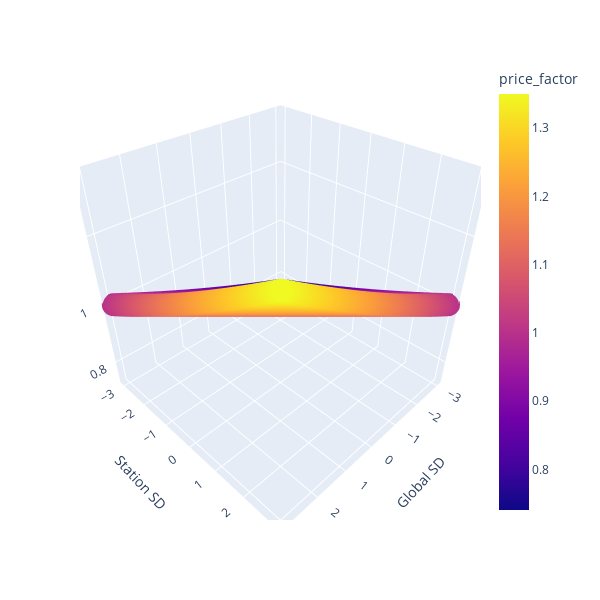

The notebook cell saved with this chart:
### Code cell
# 3d plot using plotly

import plotly.express as px

fig = px.scatter_3d(sd_df, y='station_sd', x='global_sd', z='price_factor', color='price_factor')
# change figsize
fig.update_layout(width=600, height=600)
# change label
fig.update_layout(scene = dict(
                    xaxis_title='Global SD',
                    yaxis_title='Station SD',
                    zaxis_title='Price Factor'))

fig.show()

### Figure 1 — Plotly figure (JSON) as saved in the notebook; plotly's stock layout.template omitted (floating-point values rounded to 4 significant figures; data arrays with more than 128 entries replaced by an {"elided": "..."} marker saying what was removed)
{"data": [{"hovertemplate": "global_sd=%{x}<br>station_sd=%{y}<br>price_factor=%{marker.color}<extra></extra>", "legendgroup": "", "marker": {"color": {"elided": "10000 float values"}, "coloraxis": "coloraxis", "symbol": "circle"}, "mode": "markers", "name": "", "scene": "scene", "showlegend": false, "type": "scatter3d", "x": {"elided": "10000 float values"}, "y": {"elided": "10000 float values"}, "z": {"elided": "10000 float values"}}], "layout": {"coloraxis": {"colorbar": {"title": {"text": "price_factor"}}, "colorscale": [[0, "#0d0887"], [0.1111, "#46039f"], [0.2222, "#7201a8"], [0.3333, "#9c179e"], [0.4444, "#bd3786"], [0.5556, "#d8576b"], [0.6667, "#ed7953"], [0.7778, "#fb9f3a"], [0.8889, "#fdca26"], [1, "#f0f921"]]}, "height": 600, "legend": {"tracegroupgap": 0}, "margin": {"t": 60}, "scene": {"domain": {"x": [0, 1], "y": [0, 1]}, "xaxis": {"title": {"text": "Global SD"}}, "yaxis": {"title": {"text": "Station SD"}}, "zaxis": {"title": {"text": "Price Factor"}}}, "width": 600}}
